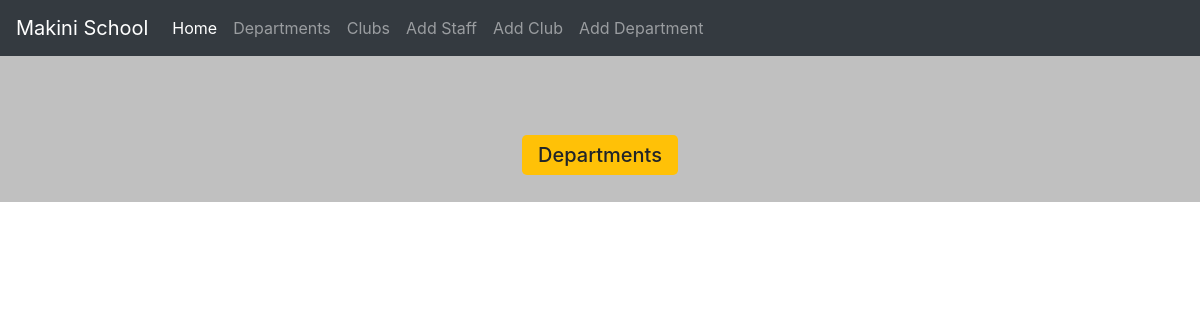
The page /departments on the database as committed earlier.
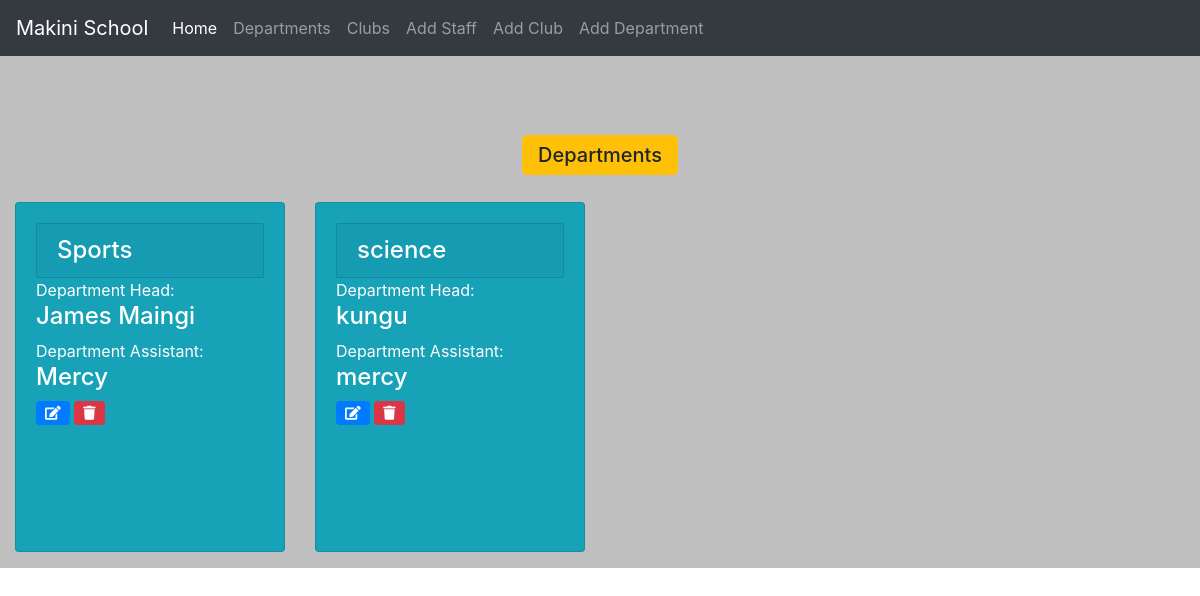
The same page on the database as committed later.
### website/models.py (models this page shows, shortened)
class Department(models.Model):
    department_name=models.CharField(max_length=100)
    department_head=models.CharField(max_length=100)
    sub_head=models.CharField(max_length=100)

### website/views.py (the view)
# urls.py: path('departments',views.department,name='departments'),
def department(request):
    departments=Department.objects.all()
    return render(request,'website/departments.html',{'departments':departments})

### website/templates/website/departments.html (shortened to what this page needs)
{% extends 'website/base.html' %}
{% load crispy_forms_tags %}
{% block content %}
<div class="container-fluid" style="background-color:silver;padding-top:5%;">&nbsp;
    <h5 class="text-center"><a href="{% url 'website:departments' %}"class="btn-lg  btn-warning">Departments</a></h5><br>
    {% if departments %}
                <div class="row">
                    {%for department in departments%}
                    <div class="col-sm-3">
                        <div class="card text-white bg-info mb-3" style="height:350px; width:100%;">
                            <div class="card-body">
                                <h4 class="card card-header">{{department.department_name}}</h4>
                                <div class="caption">
                                    Department Head:
                                    <h4>{{department.department_head}}</h4>
                                    Department Assistant:
                                    <h4>{{department.sub_head}}</h4>
                                    <a href="{% url 'website:update-department' department.id %}" class="btn-sm btn btn-primary"><i class="fas fa-edit"></i></a>
                                    <a href="{% url 'website:delete-department' department.id %}" class="btn-sm btn btn-danger"><i class="fas fa-trash"></i></a>
                                </div>
                        </div>
                        </div>
                    </div>
        {%endfor%}
    {% endif %}
    </div>
</div>
{% endblock %}

Rows that differ between the two databases and show on the page:
added Department: department_name "Sports", department_head "James Maingi", sub_head "Mercy"
added Department: department_name "science", department_head "kungu", sub_head "mercy"
